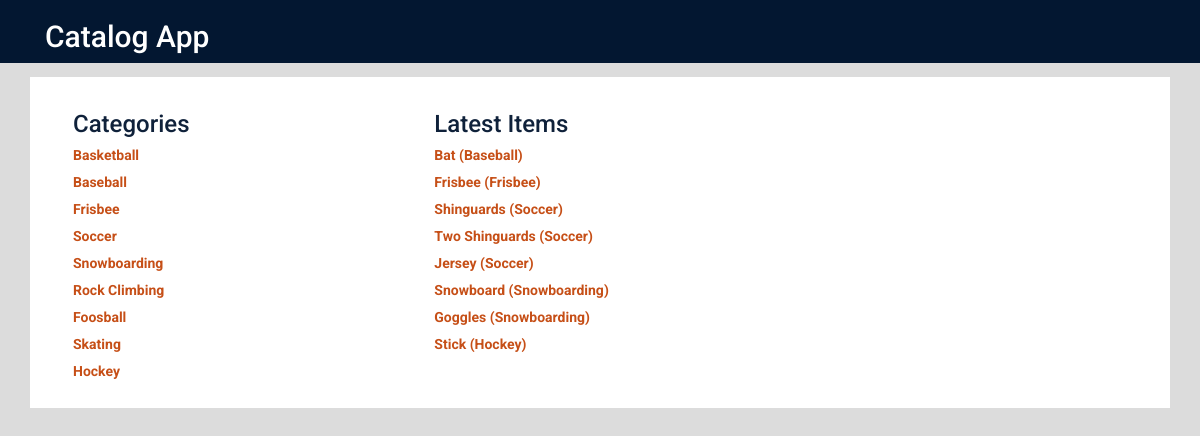
Before: / with the older database file.
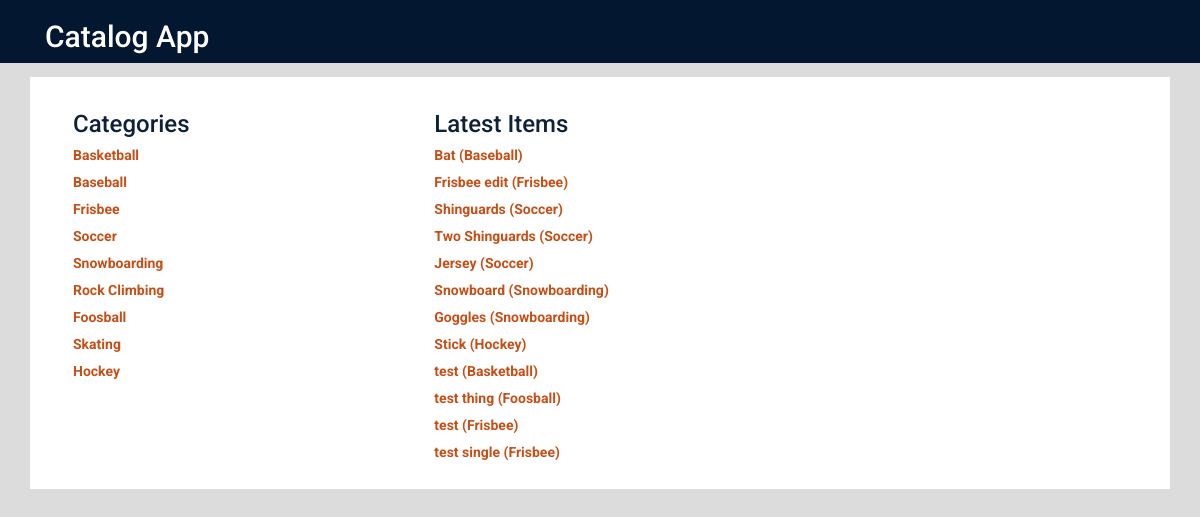
After: the same page with the newer database file.
### category_database_setup.py (models this page shows, shortened)
class Category(Base):
    __tablename__ = 'category'
    id = Column(Integer, primary_key=True)
    name = Column(String(250), nullable=False)

class StockItem(Base):
    __tablename__ = 'stock_item'
    name = Column(String(80), nullable=False)
    id = Column(Integer, primary_key=True)
    description = Column(String(250))
    category_name = Column(Integer, ForeignKey('category.name'))
    category = relationship(Category)

### categoryapp_webserver.py (the view)
@app.route('/')
def showLandingPage():
    DBSession = sessionmaker(bind=engine)
    session = DBSession()
    categories = session.query(Category).all()
    stockItem = session.query(StockItem).all()
    return render_template('content_area.html', categories=categories, stockItem=stockItem)

### categoryapp_webserver.py (called while the page is built)
@app.context_processor
def templateLoginStatus():
    access_token = login_session.get('access_token')
    if access_token is None:
        return dict(loginStatus=False)
    else:
        return dict(loginStatus=True)

### templates/content_area.html (shortened to what this page needs)
{% extends "main.html" %}
{% block content_area %}
<div class="container">
	<div class="banner main background_white">
		<div class="col-md-4">
			<h3>Categories</h3>
			{% for category in categories %}
				<a href = "{{url_for('showCategoryItems', category_name = category.name)}}">
					{{category.name}}
				</a>
			{% endfor %}
		</div>
		<div class="col-md-8">
			<h3>Latest Items</h3>
			{% for singleItem in stockItem %}
				<a href = "{{url_for('showStockItem', category_name = singleItem.category.name, stockItem_name = singleItem.name)}}">
					{{singleItem.name}} <span>({{singleItem.category.name}})</span>
				</a>
			{% endfor %}
		</div>
		<div class="clearfix"></div>
	</div>
</div>
{% endblock %}

### templates/main.html (shortened to what this page needs)
<!DOCTYPE html>
<html lang="en">
	<head>
		<link rel="stylesheet" href="//netdna.bootstrapcdn.com/bootstrap/3.1.1/css/bootstrap.min.css">
		<link rel=stylesheet type=text/css href="{{ url_for('static', filename='styles.css') }}">
	</head>
	<body>
		{% include "header.html" %}
		<div class="row">
			{% block content_area %}
			{% endblock %}
		</div>
	</body>
</html>

### templates/header.html (shortened to what this page needs)
<div class="row top-menu">
	<div class="container">
		<div class="col-md-6">
			<h2>Catalog App</h2>
		</div>
		<div class="col-md-6 text-right">
		</div>
	</div>
</div>

### static/styles.css (style rules this page uses)
* { font-family: "Helvetica Neue Bold", Roboto, Helvetica, Arial, sans-serif; font-weight: 700; }
a { font-size: 14px; color: #0093B9; line-height: 17px; }
.top-menu { background-color: #031731; color: #fff; }
body { background-color: #dcdcdc; }
.banner.main { margin: 1em 0 0 0; }
.background_white { background-color: #fff; padding: 1em 2em 2em 2em; }
h3 { color: #0f213a; }
a { display: block; margin: 10px 0 0 0; color: #c64f17; }

Changed rows visible on the page:
changed StockItem: name "Frisbee" → "Frisbee edit"
added StockItem: name "test", category.name "Basketball"
added StockItem: name "test thing", category.name "Foosball"
added StockItem: name "test", category.name "Frisbee"
added StockItem: name "test single", category.name "Frisbee"
